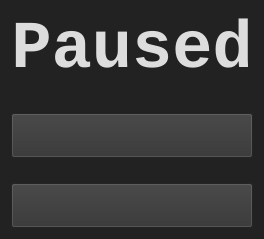
<?xml version="1.0" encoding="UTF-8"?>
<ui version="4.0">
    <class>PauseMenu</class>
    <widget class="QWidget" name="PauseMenuWidget">
        <property name="styleSheet">
            <string notr="true">
                background-color:#222222;
                color:#222222;
            </string>
        </property>
        <layout class="QVBoxLayout" name="verticalLayout">
            <property name="spacing">
                <number>25</number>
            </property>
            <property name="alignment">
                <set>Qt::AlignCenter</set>
            </property>
            <item>
                <widget class="QLabel" name="title">
                    <property name="text">
                        <string>Paused</string>
                    </property>
                    <property name="alignment">
                        <set>Qt::AlignCenter</set>
                    </property>
                    <property name="font">
                        <font>
                            <family>monospace</family>
                            <pointsize>50</pointsize>
                            <bold>true</bold>
                        </font>
                    </property>
                    <property name="styleSheet">
                        <string notr="true">
                            background-color : rgba(0, 0, 0, 0);
                            color: #dddddd;
                        </string>
                    </property>
                </widget>
            </item>
            <item>
                <widget class="QPushButton" name="resumeButton">
                    <property name="styleSheet">
                        <string notr="true">
                            color: #dddddd;
                            background-color: #333333;
                        </string>
                    </property>
                    <property name="font">
                        <font>
                            <family>monospace</family>
                            <pointsize>24</pointsize>
                        </font>
                    </property>
                </widget>
            </item>
            <item>
                <widget class="QPushButton" name="quitButton">
                    <property name="styleSheet">
                        <string notr="true">
                            color: #dddddd;
                            background-color: #333333;
                        </string>
                    </property>
                    <property name="font">
                        <font>
                            <family>monospace</family>
                            <pointsize>24</pointsize>
                        </font>
                    </property>
                </widget>
            </item>
        </layout>
    </widget>
    <resources/>
    <connections/>
</ui>
